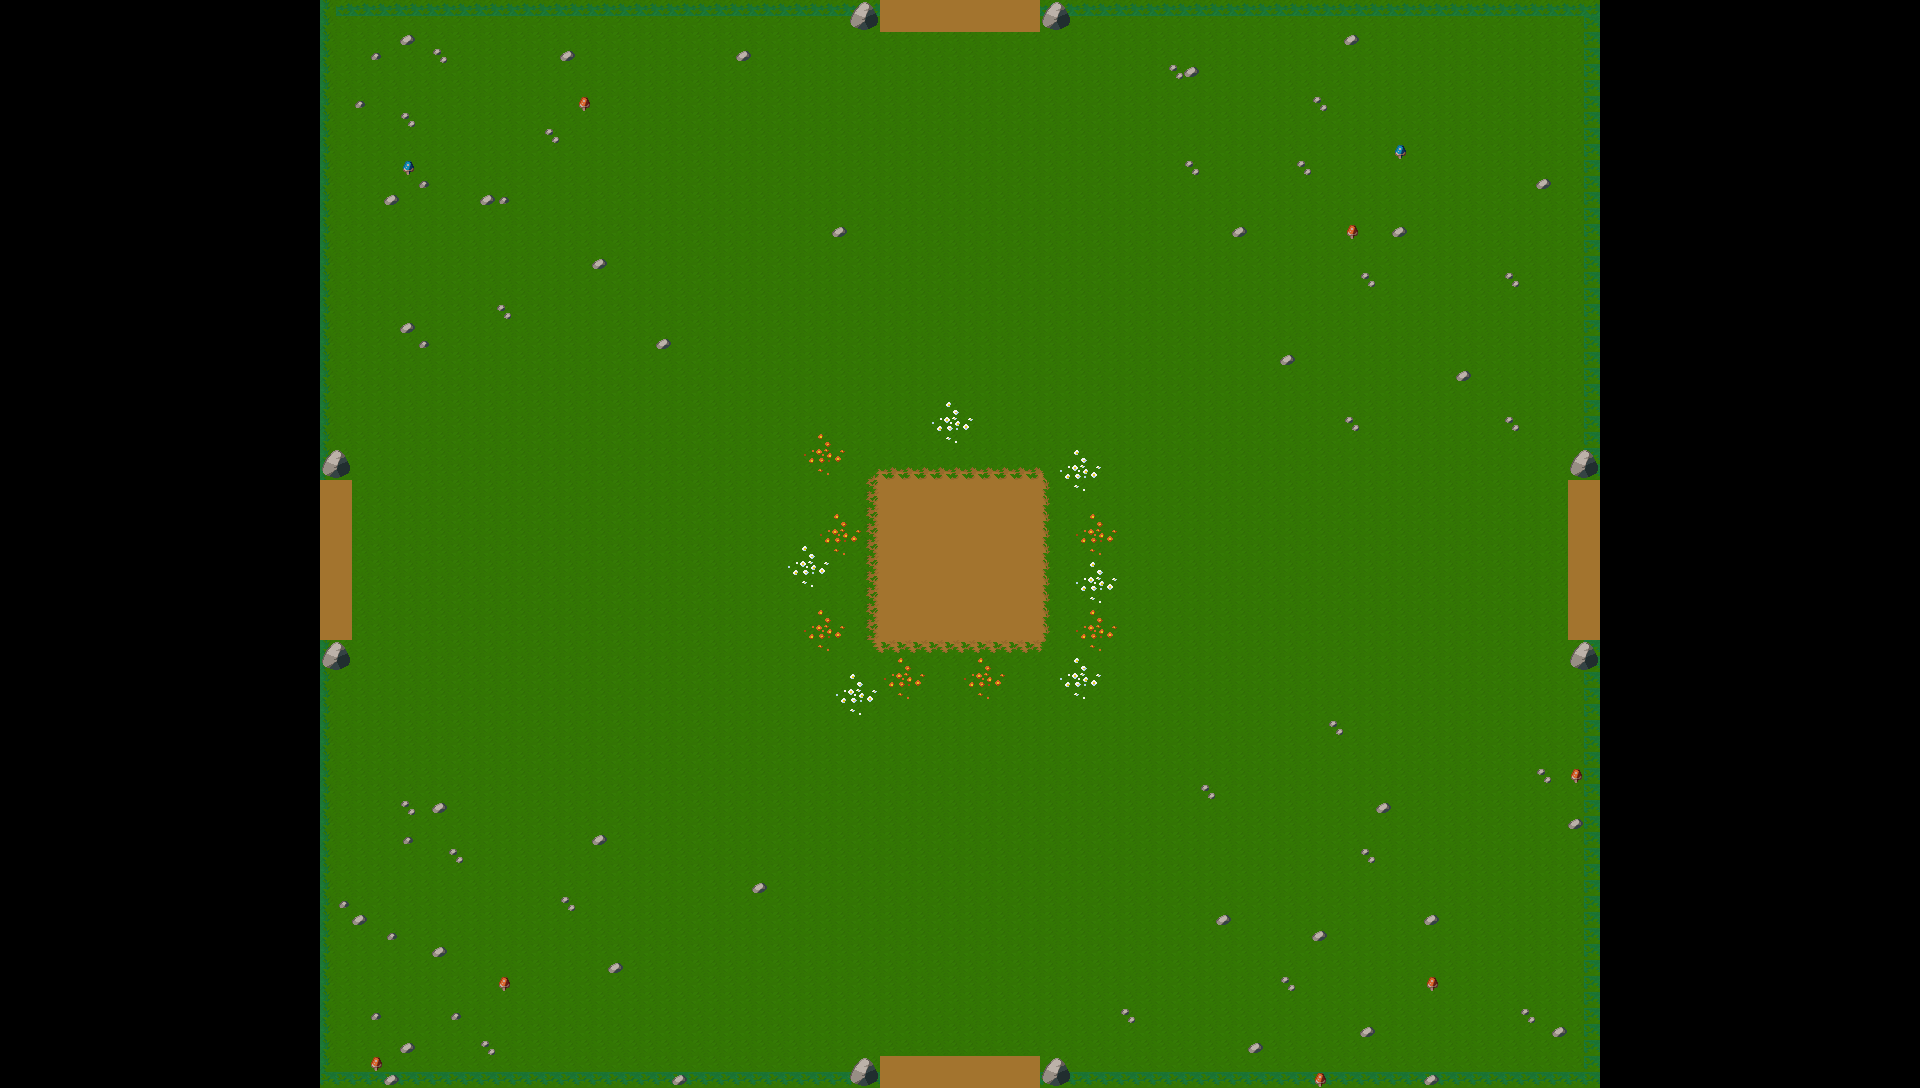

Rendered tile map (Tiled .tmx) drawn with the repository's tilesets; below, a short description and the map source with its tile grids summarised:
An orthogonal 120x68 tile map with 16x16 px tiles, 4 tile layers (Background, Collisions, Decor, Foreground), 2 tilesets and 5 objects (4x EnemySpawner, Player).

<map version="1.10" tiledversion="1.10.2" orientation="orthogonal" renderorder="right-down" width="120" height="68" tilewidth="16" tileheight="16" infinite="0" nextlayerid="8" nextobjectid="7">
 <tileset firstgid="1" name="Props.forest" tilewidth="16" tileheight="16" tilecount="625" columns="25">
  <image source="Props.forest.png" width="400" height="400" />
 </tileset>
 <tileset firstgid="626" name="Tiles.forest" tilewidth="16" tileheight="16" tilecount="625" columns="25">
  <image source="Tiles.forest.png" width="400" height="400" />
 </tileset>
 <layer id="1" name="Background" width="120" height="68">
  <data>[8160 cells, 5440 non-empty, 10 distinct tile ids]</data>
 </layer>
 <layer id="4" name="Collisions" width="120" height="68">
  <data>[8160 cells, 292 non-empty, 4 distinct tile ids]</data>
 </layer>
 <layer id="2" name="Decor" width="120" height="68">
  <data>[8160 cells, 230 non-empty, 30 distinct tile ids]</data>
 </layer>
 <layer id="5" name="Foreground" width="120" height="68">
  <data>[8160 cells, 40 non-empty, 1 distinct tile ids]</data>
 </layer>
 <objectgroup id="3" name="Characters">
  <object id="1" name="Player1" type="Player" x="912" y="512" width="51" height="72">
   <properties>
    <property name="Health" type="float" value="10" />
    <property name="ammo" type="float" value="100" />
    <property name="maxHealth" type="float" value="10" />
   </properties>
  </object>
 </objectgroup>
 <objectgroup id="7" name="Spawners">
  <object id="2" type="EnemySpawner" x="352" y="544" width="32" height="32">
   <properties>
    <property name="lives" type="int" value="10" />
    <property name="spawnAmount" type="int" value="1" />
    <property name="spawnCap" type="int" value="5" />
    <property name="spawnInterval" type="int" value="1000" />
   </properties>
  </object>
  <object id="4" type="EnemySpawner" x="944" y="1024" width="32" height="32">
   <properties>
    <property name="lives" type="int" value="10" />
    <property name="spawnAmount" type="int" value="1" />
    <property name="spawnCap" type="int" value="5" />
    <property name="spawnInterval" type="int" value="1000" />
   </properties>
  </object>
  <object id="5" type="EnemySpawner" x="1536" y="544" width="32" height="32">
   <properties>
    <property name="lives" type="int" value="10" />
    <property name="spawnAmount" type="int" value="1" />
    <property name="spawnCap" type="int" value="5" />
    <property name="spawnInterval" type="int" value="1000" />
   </properties>
  </object>
  <object id="6" type="EnemySpawner" x="944" y="32" width="32" height="32">
   <properties>
    <property name="lives" type="int" value="10" />
    <property name="spawnAmount" type="int" value="1" />
    <property name="spawnCap" type="int" value="5" />
    <property name="spawnInterval" type="int" value="1000" />
   </properties>
  </object>
 </objectgroup>
</map>
